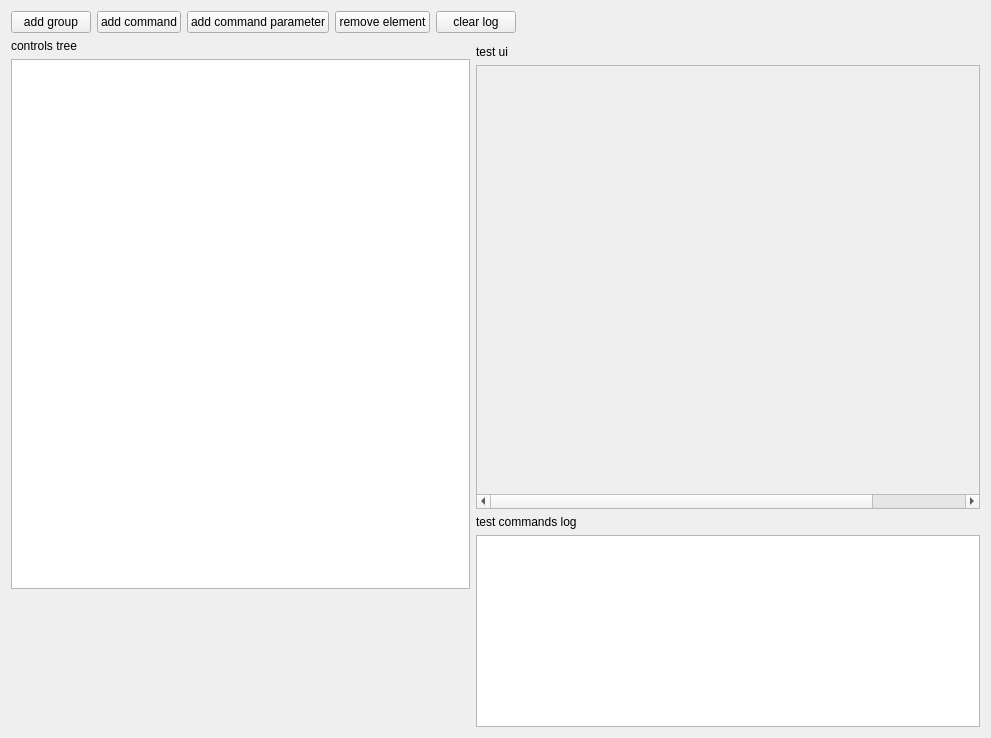
<?xml version="1.0" encoding="UTF-8"?>
<ui version="4.0">
 <class>ControlsEditor</class>
 <widget class="QWidget" name="ControlsEditor">
  <property name="geometry">
   <rect>
    <x>0</x>
    <y>0</y>
    <width>991</width>
    <height>738</height>
   </rect>
  </property>
  <property name="windowTitle">
   <string>Form</string>
  </property>
  <layout class="QGridLayout" name="gridLayout">
   <item row="1" column="0">
    <widget class="QWidget" name="widget" native="true">
     <layout class="QVBoxLayout" name="verticalLayout_4" stretch="0,4,1">
      <property name="leftMargin">
       <number>0</number>
      </property>
      <property name="topMargin">
       <number>0</number>
      </property>
      <property name="rightMargin">
       <number>0</number>
      </property>
      <property name="bottomMargin">
       <number>0</number>
      </property>
      <item>
       <widget class="QLabel" name="label_3">
        <property name="text">
         <string>controls tree</string>
        </property>
       </widget>
      </item>
      <item>
       <widget class="QTreeWidget" name="controlsTree">
        <attribute name="headerVisible">
         <bool>false</bool>
        </attribute>
        <column>
         <property name="text">
          <string notr="true">1</string>
         </property>
        </column>
       </widget>
      </item>
      <item>
       <widget class="QWidget" name="elemPropsWidget" native="true"/>
      </item>
     </layout>
    </widget>
   </item>
   <item row="1" column="1">
    <widget class="QWidget" name="widget_2" native="true">
     <layout class="QVBoxLayout" name="verticalLayout_3" stretch="0,2,0,0">
      <property name="leftMargin">
       <number>0</number>
      </property>
      <property name="topMargin">
       <number>6</number>
      </property>
      <property name="rightMargin">
       <number>0</number>
      </property>
      <property name="bottomMargin">
       <number>0</number>
      </property>
      <item>
       <widget class="QLabel" name="label_2">
        <property name="text">
         <string>test ui</string>
        </property>
       </widget>
      </item>
      <item>
       <widget class="QScrollArea" name="controlsView">
        <widget class="QWidget" name="scrollAreaWidgetContents">
         <property name="geometry">
          <rect>
           <x>0</x>
           <y>0</y>
           <width>623</width>
           <height>357</height>
          </rect>
         </property>
        </widget>
       </widget>
      </item>
      <item>
       <widget class="QLabel" name="label">
        <property name="text">
         <string>test commands log</string>
        </property>
       </widget>
      </item>
      <item>
       <widget class="QPlainTextEdit" name="commandsLogView"/>
      </item>
     </layout>
    </widget>
   </item>
   <item row="0" column="0" colspan="2">
    <widget class="QWidget" name="toolbar" native="true">
     <layout class="QHBoxLayout" name="horizontalLayout_3">
      <property name="leftMargin">
       <number>0</number>
      </property>
      <property name="topMargin">
       <number>0</number>
      </property>
      <property name="rightMargin">
       <number>0</number>
      </property>
      <property name="bottomMargin">
       <number>0</number>
      </property>
      <item>
       <widget class="QPushButton" name="addGroupBtn">
        <property name="toolTip">
         <string>Add group</string>
        </property>
        <property name="text">
         <string>add group</string>
        </property>
       </widget>
      </item>
      <item>
       <widget class="QPushButton" name="addCommandBtn">
        <property name="toolTip">
         <string>Add control</string>
        </property>
        <property name="text">
         <string>add command</string>
        </property>
       </widget>
      </item>
      <item>
       <widget class="QPushButton" name="addParamBtn">
        <property name="toolTip">
         <string>Add parameter</string>
        </property>
        <property name="text">
         <string>add command parameter</string>
        </property>
       </widget>
      </item>
      <item>
       <widget class="QPushButton" name="removeBtn">
        <property name="toolTip">
         <string>Remove element</string>
        </property>
        <property name="text">
         <string>remove element</string>
        </property>
       </widget>
      </item>
      <item>
       <widget class="QPushButton" name="clearLogBtn">
        <property name="text">
         <string>clear log</string>
        </property>
       </widget>
      </item>
      <item>
       <spacer name="horizontalSpacer">
        <property name="orientation">
         <enum>Qt::Horizontal</enum>
        </property>
        <property name="sizeHint" stdset="0">
         <size>
          <width>47</width>
          <height>20</height>
         </size>
        </property>
       </spacer>
      </item>
     </layout>
    </widget>
   </item>
  </layout>
 </widget>
 <resources/>
 <connections/>
</ui>
